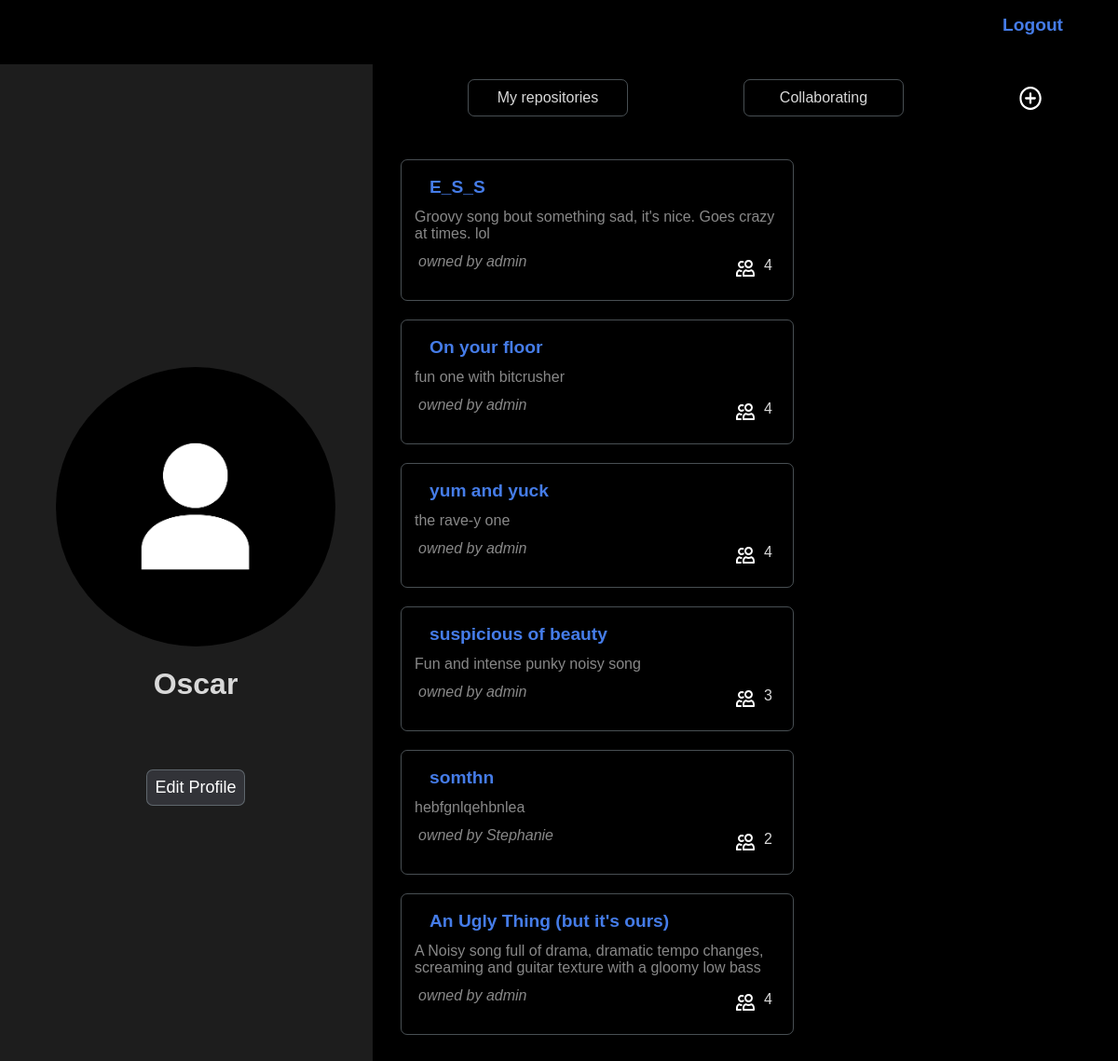
The page /dashboard (signed in) on the database as committed earlier.
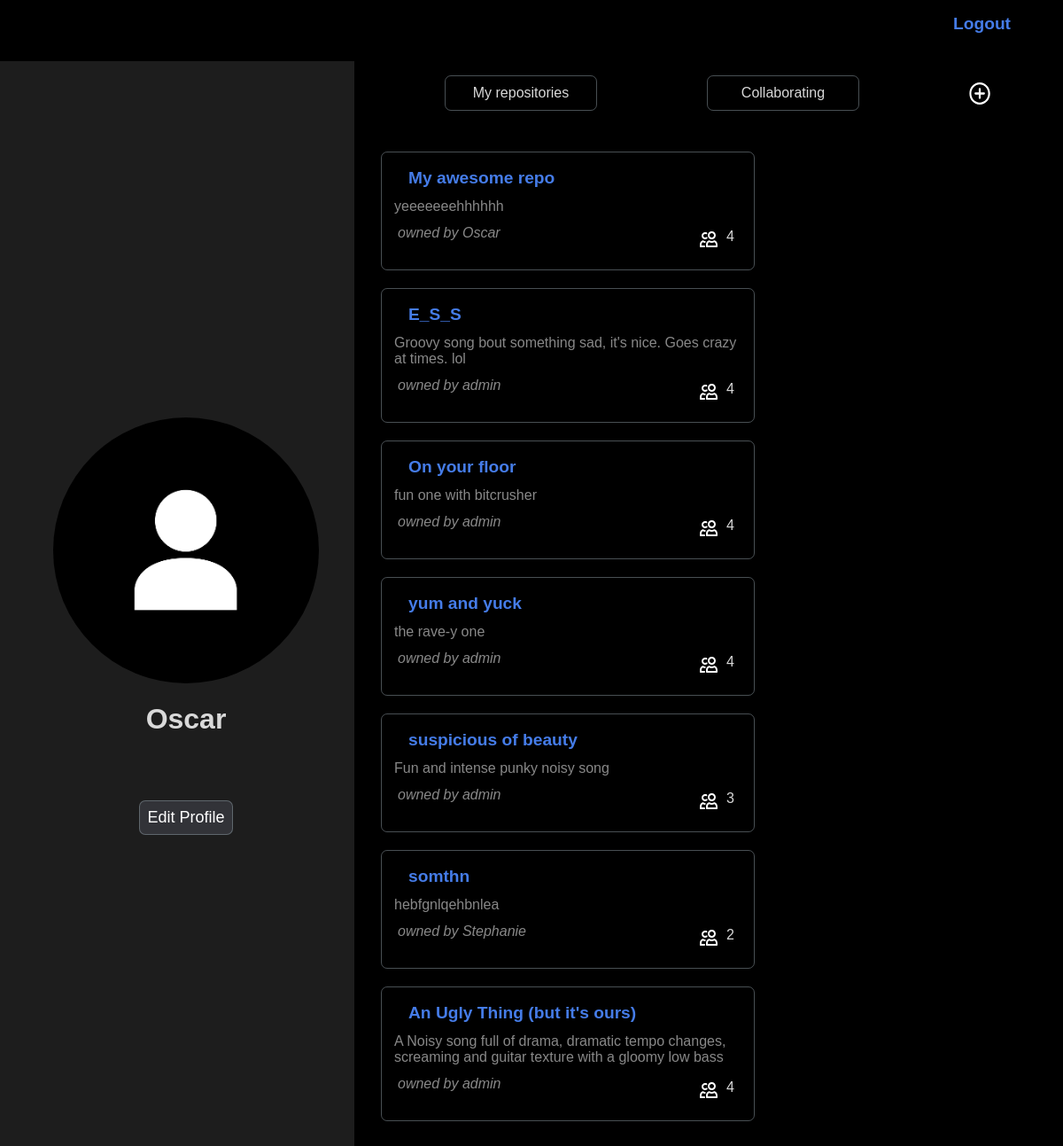
The same page on the database as committed later.
### palinodes/models.py (models this page shows, shortened)
class User(AbstractUser):
    pass

class Directory(models.Model):
    name = models.CharField(max_length=50)
    description = models.TextField(max_length=300, blank=True, null=True)
    created = models.DateTimeField(auto_now_add=True)
    owner = models.ForeignKey(User, on_delete=models.CASCADE, related_name="directories")
    collaborators = models.ManyToManyField(User, blank=True, related_name="collaborating")
    parent = models.ForeignKey("self", blank=True, null=True, on_delete=models.CASCADE, related_name="subdirectories")
    @property
    def latest_notification(self):
        if self.is_repository:
            return self.notifications.latest('timestamp')
    @property
    def number_of_collaborators(self):
        return self.collaborators.count()
    @property
    def is_repository(self):
        return self.parent == None
    @property
    def last_edited(self)-> datetime:
        latests = []
        if self.files.exists():
            last_file_timestamp = self.files.latest("uploaded")
            latests = latests + [last_file_timestamp.uploaded]
        if self.comments.exists():
            last_comment_timestamp = self.comments.latest("timestamp")
            latests = latests + [last_comment_timestamp.timestamp]
        if not self.subdirectories.exists() and len(latests) > 0:
             return max(latests)
        for subdirectory in self.subdirectories.all():
            latests.append(subdirectory.last_edited)
        return max(latests, default=self.created)

### palinodes/views.py (the view, shortened to what this page needs)
# urls.py: path("dashboard", views.dashboard, name="dashboard"),
@login_required
def dashboard(request):
    return render(request, "palinodes/dashboard.html", {
        "profile_form": ProfileForm()
    })

### palinodes/models.py (called while the page is built)
    @property
    def all_repositories(self):
        directories = set(self.user.directories.filter(parent = None)) | set(self.user.collaborating.filter(parent = None))
        sorted_directories = sorted(directories, key=lambda directory: directory.last_edited, reverse=True)
        return sorted_directories

    @cached_property
    def repositories(self):
        directories = self.user.directories.filter(parent = None)
        sorted_directories = sorted(directories, key=lambda directory: directory.last_edited, reverse=True)
        return sorted_directories

    @cached_property
    def collaborating_repositories(self):
        directories = self.user.collaborating.filter(parent = None)
        sorted_directories = sorted(directories, key=lambda directory: directory.last_edited, reverse=True)
        return sorted_directories

### palinodes/templates/palinodes/dashboard.html (shortened to what this page needs)
{% extends 'palinodes/layout.html' %}
{% load static %}
{% block body %}
<div id="profile-banner">
    <div id="profile-details" class="profile">
        {% if user.profile.avatar %}
        <img id="avatar" src={{user.profile.avatar.url}}>
        {% else %}
        <img style="background-color: black;" id="avatar" src='/media/Default-Profile-Picture.png' >
        {% endif %}
        <h1>{{user.username}}</h1>
        <button class="bordered clickable">Edit Profile</button>
    </div>
</div>
<div id="repositories-list">
    <ul>
        <li class="bordered clickable" id="my-repositories-btn">My repositories</li>
        <li class="bordered clickable" id="collaborating-btn">Collaborating</li>
        <li class="clickable" id="new-repository-icn" style= "width: auto; height: 24px; padding: 0px; border-radius:90%; align-self: center">
            <a href={% url 'new-repository' %}>
                <img src="{{MEDIA_URL}}media/icons/plus-circle.svg" alt="">
            </a>
        </li>
    </ul>
    <div id="repositories-container">
        {% if user.profile.all_repositories %}
            {% for repository in user.profile.all_repositories%}
            <div class="repositories-li all-repositories bordered clickable">
                <a class="link-layer" href={% url 'repository' repository.id %}></a>
                <div class="repository-link">
                    <a href={% url 'repository' repository.id %}>
                        <strong>{{repository.name}}</strong>
                    </a>
                </div>
                <p class="dash-repo-description">{{repository.description}}</p>
                <div class="dash-collaborators">
                    <p class="dash-repo-owner-name">owned by {{repository.owner.username}}</p>
                    <div>
                        <img src="{{MEDIA_URL}}media/icons/people.svg" alt="">
                        <p>{{repository.number_of_collaborators}}</p>
                    </div>
                </div>
            </div>
            {% endfor %}
        {% endif %}
    </div>
</div>
{% endblock %}

### palinodes/templates/palinodes/layout.html (shortened to what this page needs)
{% load static %}
<!DOCTYPE html>
<html lang="en">
<head>
    <link rel="stylesheet" href={% static 'palinodes/common.css' %}>
    <link rel="stylesheet" media="screen and (min-width: 900px)" href={% static 'palinodes/widescreen.css' %}>
    <link rel="stylesheet" media="screen and (max-width: 899px)" href={% static 'palinodes/smallscreen.css' %}>
</head>
<body>
    <nav id="top-navbar">
        <ul>
            <li id="logout"><a href={% url 'logout' %}>Logout</a></li>
        </ul>
    </nav>
    <div id="body-block">
        {% block body %}{% endblock body %}
    </div>
</body>
</html>

### palinodes/static/palinodes/common.css (style rules this page uses)
body { margin:0; padding:0; background-color: black; color: rgb(217, 217, 217); text-decoration: none; font-family:sans-serif; width: 100vw; height: 100vh; overflow: hidden; }
* { border-color: red; }
a { text-decoration: none; color: #457CE8; font-weight:bold; font-size: larger; }
ul { list-style-type: none; }
img { object-fit: contain; }
button { border: none; margin-top: 20px; padding: 8px; color: white; font-size: large; background-color: #323338; }
.bordered { border: solid; border-color: #88959c88; border-width: 1px; border-radius: 7px; }
.link-layer { flex:1; position: absolute; width: 400px; height: 92%; }
#top-navbar { margin: 1px; padding-bottom:2px; background-color: black; width: 95%; height: 50px; }
#top-navbar ul { display: flex; justify-content: space-between; align-items: center; }
#body-block { padding:0px; margin:0px; display: grid; height: 100%; width: 100vw; overflow: scroll; overflow-x: hidden; }
#profile-banner { background-color: #1d1d1d; grid-row: 1 / span 1; }
.profile { height: 100%; display: flex; flex-direction: column; justify-content: center; align-items: center; }
#avatar { border-radius: 90%; background-color: #323338; }
#repositories-list { display: flex; flex-direction: column; }
#repositories-list ul { display: flex; justify-content: space-around; }
#repositories-list ul li { display: block; position: relative; padding: 10px; text-align: center; }
#new-repository-icn { align-self: center; border-radius: 90%; }
#repositories-container { align-self: center; width: 100%; display: flex; }
.repositories-li { position: relative; margin: 10px; padding: 10px 10px; display: flex; flex-direction: column; justify-content: space-between; }
.repository-link { display: flex; }
.dash-repo-owner-name { font-weight: 50; color: #ffffff88; font-style: italic; }
.dash-repo-description { font-weight: 50; color: #ffffff88; }
.dash-collaborators { display: flex; justify-content: space-between; }
.dash-collaborators div { display: flex; }

### palinodes/static/palinodes/widescreen.css (style rules this page uses)
#body-block { grid-template-columns: 2fr 4fr auto; }
#profile-banner { grid-column: 1 / span 1; margin-left: 0px; margin-top: 0px; padding-left: 20px; flex-direction: column; }
#avatar { width: 300px; height: 300px; }
#repositories-list { grid-column: 2 / span 1; padding-right: 20px; }
#repositories-list ul li { width: 150px; }
#repositories-container { margin: 20px auto auto 20px; align-self: center; justify-content: baseline; flex-wrap: wrap; align-content: stretch; }
.repositories-li { flex-basis: 400px; display: flex; overflow: hidden; }
.repository-link { width: 100%; }

### palinodes/static/palinodes/smallscreen.css (style rules this page uses)
#body-block { grid-template-rows: auto auto ; }
#profile-banner { grid-row: 1 / span 1; margin:0; padding: 10px 10px 10px 10px; }
.profile { font-size: smaller; }
.profile h1 { margin-right: 10px; }
.profile button { font-size: x-small; background-color: #1d1d1d; }
#avatar { width: 66px; height: 66px; margin-right: 20px; }
#repositories-list { grid-row: 2 / span 1; align-items: center; }
#repositories-list ul { width: 90%; }
#repositories-list ul li { width: 100px; font-size: smaller; }
#repositories-container { flex-direction: column; align-items: center; }
.repositories-li { flex-basis: 120px; width: 280px; flex-grow: 1; }

Rows that differ between the two databases and show on the page:
added Directory: name "My awesome repo", description "yeeeeeeehhhhhh", owner.username "Oscar", number_of_collaborators "4"
